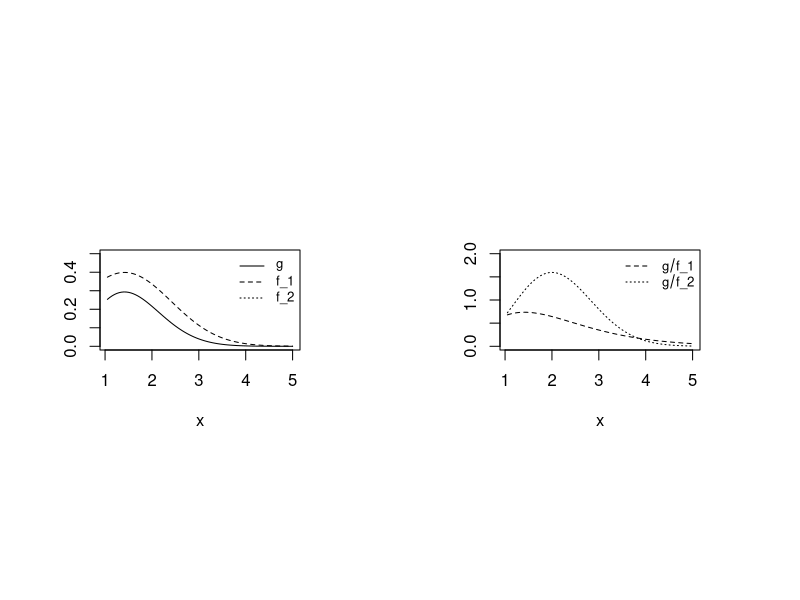

This chart was generated by the following R code: (Note: this script raises an error after producing the figure.)
#####chapter5 参考答案#####


###5-3###
#利用u(0,5)抽样计算蒙特卡洛估计量theta.hat并估计方差，并利用指数分布抽样计算新的蒙特卡洛估计量theta.star#
#1.unirform(0,0.5)
set.seed(10000)
m<-10000
x<-runif(m,0,0.5)
y1<-exp(-x) #计算x属于(0,0.5)时的函数值
theta.hat<-0.5*mean(y1) #利用(a,b)区间上的积分计算法，0.5为b-a的值
var.theta.hat.est<-0.5^var(y1)/m #计算theta.hat的方差估计值（est表示估计值）

#2.exp
n<-10000
y2<-rexp(n,2) #生成服从指数分布的n个随机数
theta.star<-length(which(y2>=0 & y2<0.5))/n #利用示性函数，如果满足y>=0&y<0.5时示性函数的值为1
#相当于hist-miss，如果y2落入区间(0,0.5)内则计为1
var.theta.star.est<-theta.star*(1-theta.star)/n #计算theta.star的方差的估计值

c(theta.hat,theta.star)
c(var.theta.hat.est,var.theta.star.est)
###########
#结论：theta.hat与theta.star接近theta的理论值，当m=n=10000时，var(theta.hat)<<var(theta.star)



###5-6、5-7###
#利用对偶变量法计算cov(exp(U),exp(1-U))和var(exp(U)+exp(1-U))，其中U～u(0,1)#
#分别使用对偶变量法和简单的蒙特卡洛方法来估计theta#
#计算使用对偶变量法得到的方差缩减百分比的经验估计，并和理论值进行比较#
#分析过程：cov(exp(U),exp(1-U))=E(e)-E(exp(U))E(exp(1-U))=e-(e-1)^2
#          var(exp(U))=E(exp(2U))-(E(exp(U)))^2
#1.简单的蒙特卡洛变量法#
m<-10000
x<-runif(m)
y1<-exp(x)
theta.hat<-mean(y1)
var.theta.hat.est<-var(y1)/m

#2.对偶变量法#
n<-10000
R<-1000
theta.star<-numeric(R)
for(i in 1:R){
  u<-runif(n/2)
  v<-1-u
  u<-c(u,v)
  y2<-exp(u)
  theta.star[i]<-mean(y2)
}
var.theta.star.est<-var(theta.star) #计算对偶变量法计算得到的theta.star的方差的估计量
theta.star<-mean(theta.star) #计算利用对偶变量法计算得到的theta.star
c(theta.hat,theta.star)
c(var.theta.hat.est,var.theta.star.est)

#3.计算方差缩减百分比
(var.theta.hat.est-var.theta.star.est)/var.theta.hat.est
###########
#结论：模拟的方差缩减百分比与理论推导的十分接近



###5-13###
#生成函数图像并计算重要抽样法的估计值和方差#
#分析过程：分别取函数正态分布N(2^1/2,1)的密度函数与exp(-x)
#选择这两个函数的原因：支撑在固定的定义域上并且接近于g(x)
g<-function(x){
  (x^2*exp(-x^2/2)/sqrt(2*pi))*(x>1) #设置当x>1时有这个函数成立
}
x<-seq(1.05,5,0.05) #初始值为1.05，结束值为5，间隔为0.05
y<-g(x) #计算当x属于上述区间时的函数值
par(mfrow=c(1,2)) #在同一个页面上生成两张图，1行2列
par(pin=c(2,1))

#绘制经验密度直方图
plot(x,y,type='l',ylim=c(0,0.5),ylab="") #type设置曲线类型(散点、虚线、...)，ylim设置y轴范围，ylab设置y轴的标签
lines(x,dnorm(x,mean=sqrt(2),1),lty=2) #绘制正态分布N(2^1/2,1)的理论密度曲线
legend(x='topright',legend=c(expression(g),expression(f_1),expression(f_2)),lty=c(1,2,3),bty='n',cex=0.8)
plot(x,y/dnorm(x,mean=sqrt(2),1),type='l',lty=2,ylim=c(0,2),ylab="")
lines(x,g(x)/exp(-x),lty=3)
legend(x='topright',legend=c(expression(g/f_1),expression(g/f_2)),lty=c(2,3),bty='n',cex=0.8)

m<-10000
theta.hat<-se<-numeric(2)

x<-rnorm(m.mean=sqrt(2),1) #f_1
i<-c(which(x>1),which(x<0)) #满足条件x>1或者x<0的i值
x[i]<-2
g.f<-g(x)/dnorm(x,mean=sqrt(2),1) #g/f的值，其中dnorm(x,mean=sqrt(2),1)
theta.hat[1]<-mean(g.f)
se[1]<-sd(g.f)

x<-rexp(m,1) #f_2
g.f<-g(x)/exp(-x) #g/f
theta.hat[2]<-mean(g.f)
se[2]<-sd(g.f)
###########
#总结：R中绘制图形函数线条属性的参数：
#     （1）lty=指定线条类型；（2）lwd=指定线条宽度；（3）pch=指定线条的点形状；（4）cex=指定线条的连接点形状大小；



#5-15#
#得到5-13中的分层重要抽样估计并和5-10中的结果进行比较#
g<-function(x){ #计算g(x)
  exp(-x)/(1+x^2)
}

n<-5
f<-function(x,n,j){
  exp(-x)/(exp((1-j)/n)-exp(-j/n))
}

m<-10000
theta.hat<-se<-numeric(n)
stra.est<-function(m,n,j){
  u<-runif(m)
  x<-j/n-log(u+exp(1/n)*(1-u))
  g.f<-g(x)/f(x,n,j)
  theta.hat<-mean(g.f)
  se<-sd(g.f)
  return(c(theta.hat,se))
}

stra.est1<-function(j){
  stra.est(m,n,j)
}

j<-seq(1,n)
stra.result<-as.data.frame(lapply(j,stra.est1),row.names=c("theta.i_est","sd_i"),col.names=seq(1,5))
apply(stra.result,1,sum)
###########
#结论：运行结果部分的theta_i.est与例5.10中的结果很接近，并且标准差sd_i要更小。
